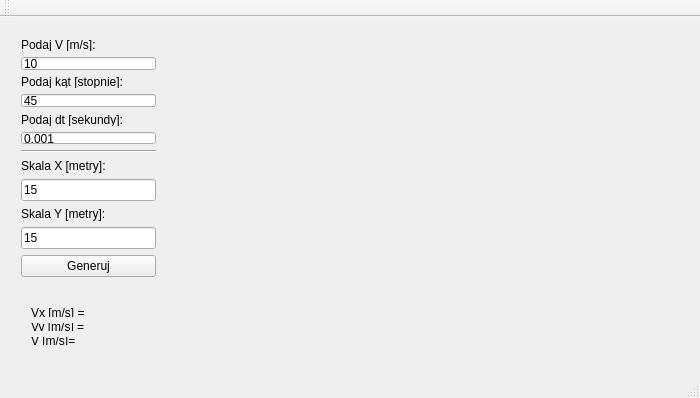
<?xml version="1.0" encoding="UTF-8"?>
<ui version="4.0">
 <class>MainWindow</class>
 <widget class="QMainWindow" name="MainWindow">
  <property name="geometry">
   <rect>
    <x>0</x>
    <y>0</y>
    <width>700</width>
    <height>398</height>
   </rect>
  </property>
  <property name="minimumSize">
   <size>
    <width>700</width>
    <height>398</height>
   </size>
  </property>
  <property name="maximumSize">
   <size>
    <width>700</width>
    <height>442</height>
   </size>
  </property>
  <property name="windowTitle">
   <string>Rzut ukośny</string>
  </property>
  <widget class="QWidget" name="centralWidget">
   <widget class="QCustomPlot" name="Graph" native="true">
    <property name="geometry">
     <rect>
      <x>180</x>
      <y>10</y>
      <width>471</width>
      <height>331</height>
     </rect>
    </property>
   </widget>
   <widget class="QWidget" name="layoutWidget">
    <property name="geometry">
     <rect>
      <x>10</x>
      <y>10</y>
      <width>157</width>
      <height>261</height>
     </rect>
    </property>
    <layout class="QVBoxLayout" name="verticalLayout_5">
     <item>
      <layout class="QVBoxLayout" name="verticalLayout_2">
       <item>
        <layout class="QVBoxLayout" name="verticalLayout_4">
         <item>
          <layout class="QVBoxLayout" name="verticalLayout">
           <item>
            <widget class="QLabel" name="label">
             <property name="text">
              <string>Podaj V [m/s]:</string>
             </property>
            </widget>
           </item>
           <item>
            <widget class="QLineEdit" name="V_edit">
             <property name="text">
              <string>10</string>
             </property>
            </widget>
           </item>
           <item>
            <widget class="QLabel" name="label_2">
             <property name="text">
              <string>Podaj kąt [stopnie]:</string>
             </property>
            </widget>
           </item>
           <item>
            <widget class="QLineEdit" name="angle_edit">
             <property name="text">
              <string>45</string>
             </property>
            </widget>
           </item>
           <item>
            <widget class="QLabel" name="label_3">
             <property name="text">
              <string>Podaj dt [sekundy]:</string>
             </property>
            </widget>
           </item>
           <item>
            <widget class="QLineEdit" name="dt_edit">
             <property name="text">
              <string>0.001</string>
             </property>
            </widget>
           </item>
          </layout>
         </item>
         <item>
          <widget class="Line" name="line">
           <property name="orientation">
            <enum>Qt::Horizontal</enum>
           </property>
          </widget>
         </item>
         <item>
          <layout class="QVBoxLayout" name="verticalLayout_3">
           <item>
            <widget class="QLabel" name="label_4">
             <property name="text">
              <string>Skala X [metry]:</string>
             </property>
            </widget>
           </item>
           <item>
            <widget class="QLineEdit" name="X_scale">
             <property name="inputMask">
              <string/>
             </property>
             <property name="text">
              <string>15</string>
             </property>
            </widget>
           </item>
           <item>
            <widget class="QLabel" name="label_5">
             <property name="text">
              <string>Skala Y [metry]:</string>
             </property>
            </widget>
           </item>
           <item>
            <widget class="QLineEdit" name="Y_scale">
             <property name="text">
              <string>15</string>
             </property>
            </widget>
           </item>
          </layout>
         </item>
        </layout>
       </item>
       <item>
        <widget class="QPushButton" name="Generate">
         <property name="text">
          <string>Generuj</string>
         </property>
        </widget>
       </item>
      </layout>
     </item>
    </layout>
   </widget>
   <widget class="QWidget" name="layoutWidget">
    <property name="geometry">
     <rect>
      <x>20</x>
      <y>280</y>
      <width>151</width>
      <height>59</height>
     </rect>
    </property>
    <layout class="QVBoxLayout" name="verticalLayout_6">
     <item>
      <layout class="QHBoxLayout" name="horizontalLayout">
       <item>
        <widget class="QLabel" name="label_6">
         <property name="text">
          <string>Vx [m/s] =</string>
         </property>
        </widget>
       </item>
       <item>
        <widget class="QLabel" name="Vx_value">
         <property name="text">
          <string/>
         </property>
        </widget>
       </item>
      </layout>
     </item>
     <item>
      <layout class="QHBoxLayout" name="horizontalLayout_3">
       <item>
        <widget class="QLabel" name="label_8">
         <property name="text">
          <string>Vy [m/s] =</string>
         </property>
        </widget>
       </item>
       <item>
        <widget class="QLabel" name="Vy_value">
         <property name="text">
          <string/>
         </property>
        </widget>
       </item>
      </layout>
     </item>
     <item>
      <layout class="QHBoxLayout" name="horizontalLayout_2">
       <item>
        <widget class="QLabel" name="label_9">
         <property name="text">
          <string>V [m/s]=</string>
         </property>
        </widget>
       </item>
       <item>
        <widget class="QLabel" name="V_value">
         <property name="text">
          <string/>
         </property>
        </widget>
       </item>
      </layout>
     </item>
    </layout>
   </widget>
  </widget>
  <widget class="QMenuBar" name="menuBar">
   <property name="geometry">
    <rect>
     <x>0</x>
     <y>0</y>
     <width>700</width>
     <height>21</height>
    </rect>
   </property>
  </widget>
  <widget class="QToolBar" name="mainToolBar">
   <attribute name="toolBarArea">
    <enum>TopToolBarArea</enum>
   </attribute>
   <attribute name="toolBarBreak">
    <bool>false</bool>
   </attribute>
  </widget>
  <widget class="QStatusBar" name="statusBar"/>
 </widget>
 <layoutdefault spacing="6" margin="11"/>
 <customwidgets>
  <customwidget>
   <class>QCustomPlot</class>
   <extends>QWidget</extends>
   <header>qcustomplot.h</header>
   <container>1</container>
  </customwidget>
 </customwidgets>
 <resources/>
 <connections/>
</ui>
